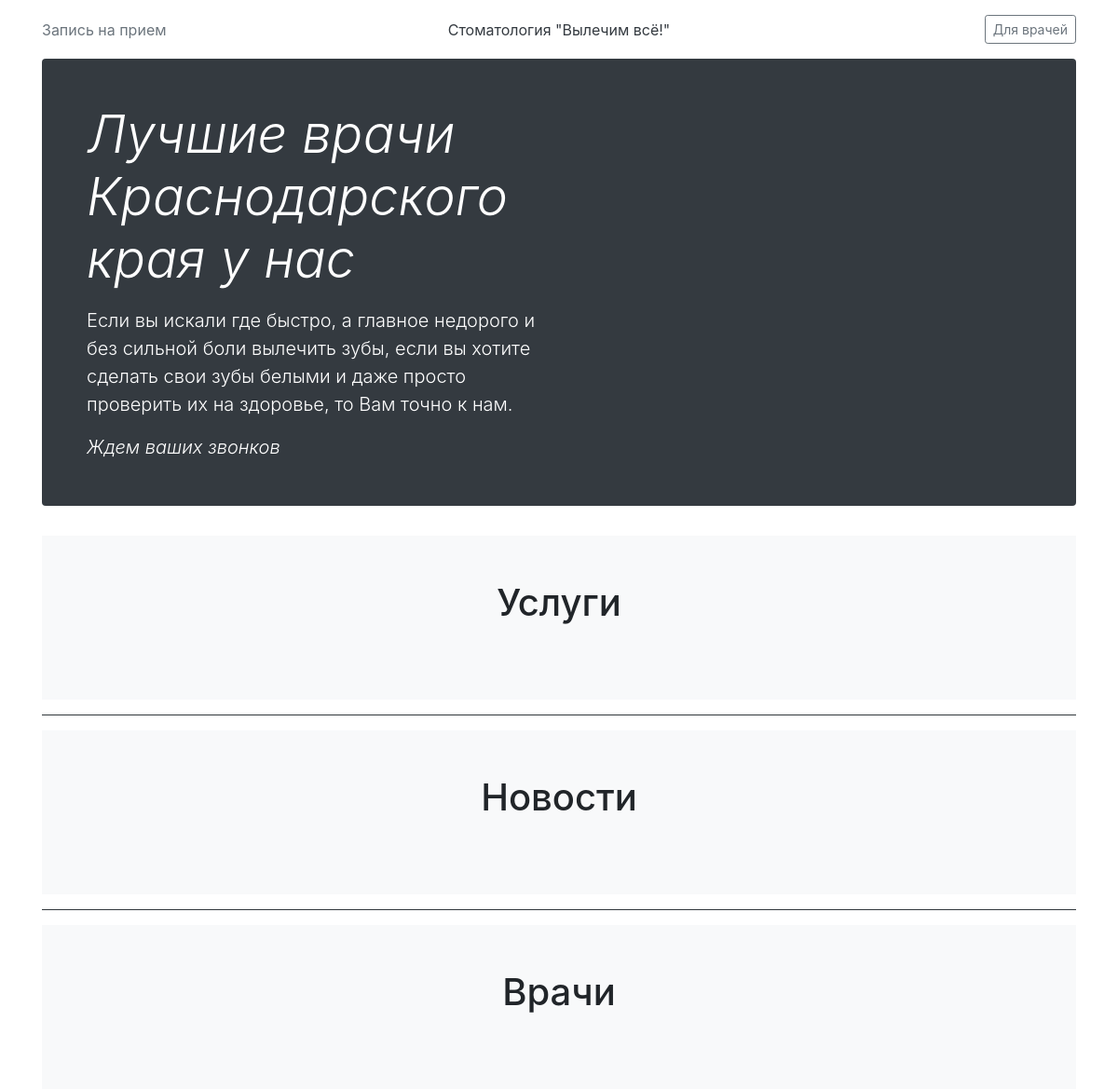
The app's page /, older data.
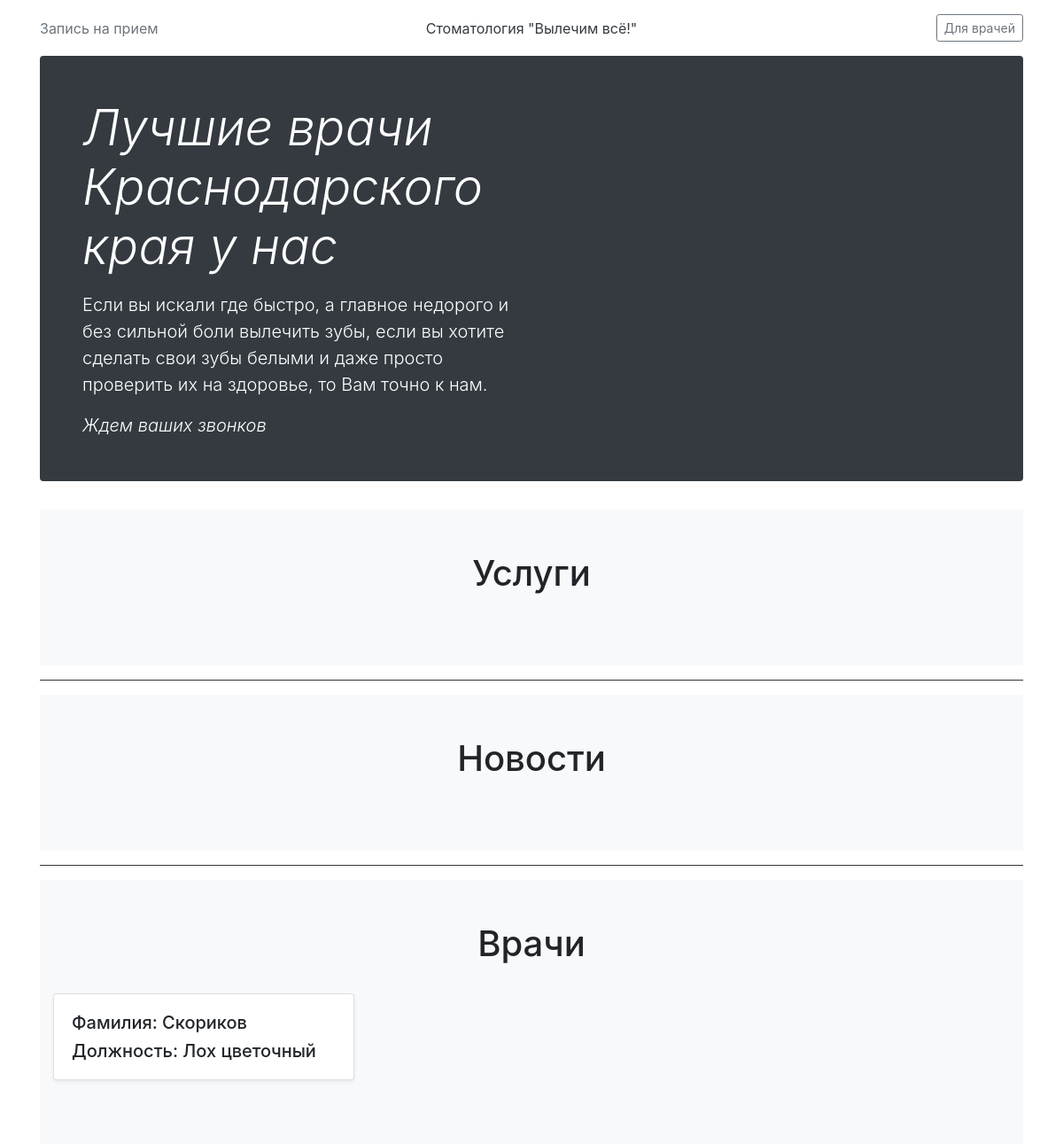
The same page, newer data.
### clinic/models.py (models this page shows, shortened)
class user(models.Model):
	Ty =(('V', 'Врач'),('S', 'Секретарь'))
	Fam = models.CharField(max_length=30, verbose_name="Фамилия")
	Im = models.CharField(max_length=15, verbose_name="Имя")
	Otch = models.CharField(max_length=20, verbose_name="Отчество")
	Numm = models.CharField(max_length=15, verbose_name="Номер телефона")
	Dolj = models.CharField(max_length=15, verbose_name="Должность")
	StajR = models.CharField(max_length=15, verbose_name="Стаж")
	Img = models.ImageField(blank=True, verbose_name="Ссылка картинки")
	Passw = models.CharField(max_length=50, verbose_name="Пароль" )
	Type = models.CharField(max_length=1, choices=Ty)

### clinic/views.py (the view)
# urls.py: path('', views.index),
def index(request):
    main = servers.objects.all()
    news = content.objects.all()
    us = user.objects.filter(Type = 'V')
    return render(request,'clinic/index.html',{'context':main, 'news':news, 'us':us})

### clinic/templates/clinic/index.html (shortened to what this page needs)
<!DOCTYPE html>
<html>
<head>
	{% load staticfiles %}
	<link rel="stylesheet" href="{% static 'clinic/css/style.css' %}">
	<link rel="stylesheet" href="https://stackpath.bootstrapcdn.com/bootstrap/4.1.3/css/bootstrap.min.css">
</head>
<body>
	<div class="container">
		<header class="blog-header py-3">
			<div class="row flex-nowrap justify-content-between align-items-center">
				<div class="container-fluid">
	<div class="row">
		<div class="col-md-12">
			 <a id="modal-689932" href="#modal-container-689932" role="button" class="text-muted" data-toggle="modal">Запись на прием</a>
		</div>
	</div>
</div>
				<div class="col-4 text-center">
					<a class="blog-header-logo text-dark" href="#">Стоматология "Вылечим всё!"</a>
				</div>
				<div class="col-4 d-flex justify-content-end align-items-center">
					<a class="btn btn-sm btn-outline-secondary" href="/lk">Для врачей</a>
				</div>
			</div>
		</header>
		<div class="jumbotron p-3 p-md-5 text-white rounded bg-dark">
			<div class="col-md-6 px-0">
				<h1 class="display-4 font-italic">Лучшие врачи Краснодарского края у нас</h1>
				<p class="lead my-3">Если вы искали где быстро, а главное недорого и без сильной боли вылечить зубы, если вы хотите сделать свои зубы белыми и даже просто проверить их на здоровье, то Вам точно к нам.</p>
				<p class="lead mb-0 font-italic">Ждем ваших звонков</p>
			</div>
		</div>
		<div class="album py-5 bg-light">
			<H1 style=" text-align: center">Услуги</H1>
			<br>
		</div>
		<hr align="center" width="100%" size="2" color="#353D42" />
		<div class="album py-5 bg-light">
			<H1 style=" text-align: center">Новости</H1>
			<br>
		</div>
		<hr align="center" width="100%" size="2" color="#353D42" />
				<div class="album py-5 bg-light">
			<H1 style=" text-align: center">Врачи</H1>
		<br>
			<div class="container">
				<div class="row">
					{% for twice in us %}
					<div class="col-md-4 box">
						<div class="card mb-4 shadow-sm">
							<div class="card-body">
								<H5 class="card-text">Фамилия: {{twice.Fam}}</H5>
								<H5 class="card-text">Должность: {{twice.Dolj}}</H5>
							</div>
						</div>
					</div>
					{% endfor %}
				</div>
			</div>
		</div>
	</div>
</body>
</html>

Row changes from the older to the newer data that the page shows:
now on this page (row edited): user: Fam "Скориков", Dolj "Лох цветочный"
